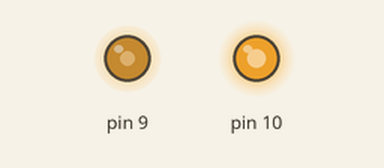
This sketch was run on a simulated Arduino Uno, built with avr-gcc and run on an emulated ATmega328P. Shown: output pins drawn as LEDs (lit = HIGH).

Above: at 0.1 s.
Timing chart, 0 to 1.6 s (numbered marks = the images above):
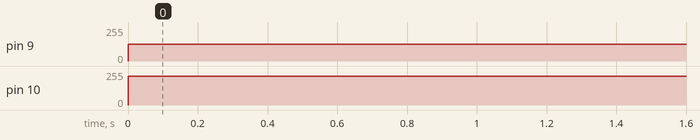

Measured:
- by itself, pin 9: 0/255 → 126/255 at 0.00 s
- by itself, pin 10: 0/255 → 215/255 at 0.00 s

The sketch:

User_Program3_1.ino
```cpp
#include <Servo.h>

/*Software 1073 Arduino BoeBots
User Program
Method stubs are pre-made. add your own code to complete the challenge!

Program Task: drive the robot forward for a few seconds
Feel free to view the example program within the same folder if you need help!
*/

int val = 0;


void setup() {
  //pinMode(9, OUTPUT);
  //pinMode(10, OUTPUT);


}

void loop() {

  //}
  analogWrite(9, 126);
  analogWrite(10, 215);
}
```
